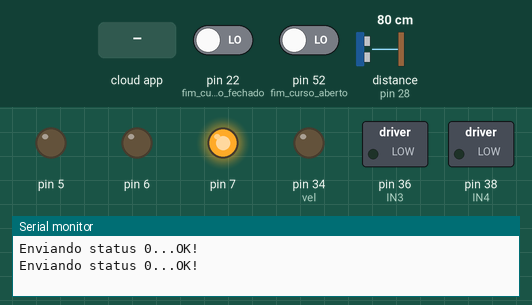
This sketch was run on a simulated Arduino Mega 2560, built with avr-gcc and run on an emulated ATmega2560. Shown: switched loads named in the sketch (green lamp = pin HIGH), output pins drawn as LEDs (lit = HIGH), the last lines printed to the serial monitor. The inputs (shaded band) are chosen by the test bench; at power-on: pin 22 (fim_curso_fechado) LOW, pin 52 (fim_curso_aberto) LOW, distance to the obstacle (sensor on pin 28) 80 cm. The echo pulse lasts 58.3 µs per cm; WiFi joins after 1.5 s; servers stay silent unless stated; no MQTT or app messages arrive unless stated.

Above: at 3.7 s.
3.8 s: the phone or cloud app sets comandos to 1
At 6.2 s:
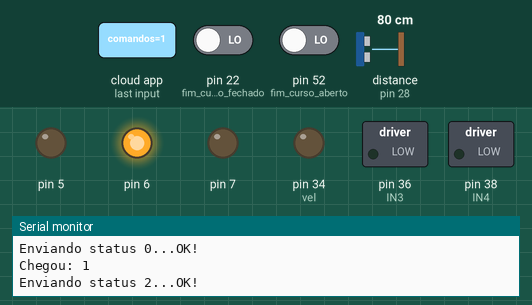
At 11.2 s:
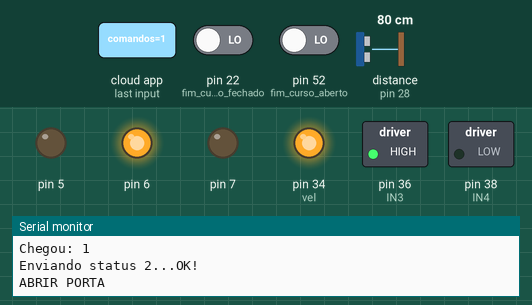
Timing chart, 0 to 26.3 s (numbered marks = the images above; inputs shaded):
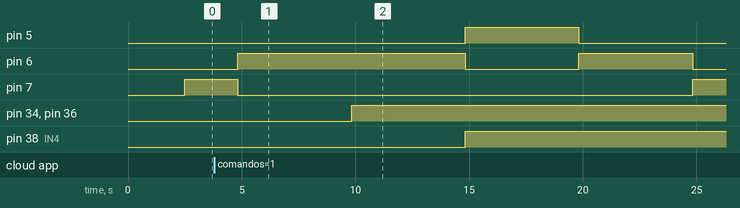

The sketch:

testandomqtt.ino
```cpp
#include <SPI.h>
#include <NewPing.h>
#include <Ethernet.h>
#include <PubSubClient.h>
#include "Adafruit_MQTT.h"
#include "Adafruit_MQTT_Client.h"

#define fim_curso_aberto 52
#define fim_curso_fechado 22
#define TRIGGER_PIN1  30
#define ECHO_PIN1     28
#define MAX_DISTANCE 200

#define AIO_SERVER      "mqtt.sj.ifsc.edu.br"
#define AIO_SERVERPORT  1883
#define AIO_USERNAME    "Alisson"
#define AIO_KEY         ""

//Definicoes pinos Arduino ligados a entrada da Ponte H (para testes o motor está em A, mesmo as variáveis estando para o motor B)
int IN3 = 36;
int IN4 = 38;
int vel = 34;


byte mac[] = {0xDE, 0xAD, 0xBE, 0xEF, 0xFE, 0xED};
EthernetClient client;
NewPing sonar1(TRIGGER_PIN1, ECHO_PIN1, MAX_DISTANCE);

const char MQTT_SERVER[] PROGMEM    = AIO_SERVER;

const char MQTT_CLIENTID[] PROGMEM  = __TIME__ AIO_USERNAME;
const char MQTT_USERNAME[] PROGMEM  = AIO_USERNAME;
const char MQTT_PASSWORD[] PROGMEM  = AIO_KEY;

Adafruit_MQTT_Client mqtt(&client, MQTT_SERVER, AIO_SERVERPORT, MQTT_CLIENTID, MQTT_USERNAME); //cria client mqtt


Adafruit_MQTT_Publish pubstatus = Adafruit_MQTT_Publish(&mqtt, "/porta/status"); //instacia do objeto para publicar em topico /porta/status

Adafruit_MQTT_Subscribe subcomandos = Adafruit_MQTT_Subscribe(&mqtt, "/porta/comandos"); //instancia do objeto para se inscrever em topico /porta/comandos


char *doorcomand[1]; //1 - abre/fecha, 2- abre (implementar), 3 - fecha (implementar)

uint32_t doorstatus = 0; //1-aberto, 0-fechado, 2-abrindo, 3-fechando;

void setup() {

Serial.begin(9600);
pinMode(IN3, OUTPUT);
pinMode(IN4, OUTPUT);
pinMode(vel, OUTPUT);
pinMode(fim_curso_aberto, INPUT);
pinMode(fim_curso_fechado, INPUT);
pinMode(5, OUTPUT);
pinMode(6, OUTPUT);
pinMode(7, OUTPUT);


Serial.println("Setup concluido");

Serial.print(F("\nInicializando o cliente...."));
Ethernet.begin(mac);
delay(1000);


mqtt.subscribe(&subcomandos); //inscreve no topico /porta/comandos

}

void loop() {

  digitalWrite(7, HIGH); //acende vermelho

  MQTT_connect(); //rotina conecta mqtt


//---- config motor (estudar) -------//
  int aberto = digitalRead(fim_curso_aberto);
  int fechado = digitalRead(fim_curso_fechado);
  float distancia = sonar1.ping_cm();

  char porta_fechada_str[10];
  char porta_aberta_str[10];

  itoa(fechado, porta_fechada_str, 10);
  itoa(aberto, porta_aberta_str, 10);
//----------------------------------------//


  publicar(doorstatus); //rotina publicar para o status atual da porta


  subscriber(); //rotina para verificar se chegou algum dado do tópico inscrito

  if ((distancia > 0 && distancia <= 30) || *doorcomand[0] == '1'){ //testa o valor da variavel doorcomand para saber o que fazer
    digitalWrite(7, LOW); //apaga led vermelho fechado
    digitalWrite(6, HIGH); // acende led amarelo abrindo
    doorstatus = 2; //abrindo
    publicar(doorstatus);
    delay(5000);
    Serial.println("ABRIR PORTA");
    digitalWrite(IN3, HIGH);
    digitalWrite(IN4, LOW);
    analogWrite(vel, 220);
    delay(5000);
    while (aberto == 1) {
      aberto = digitalRead(fim_curso_aberto);
    }
    digitalWrite(6, LOW); //apaga led amarelo
    digitalWrite(5, HIGH); //Acende led verde aberto
    Serial.println("FIM DE CURSO ABERTO");
    doorstatus = 1; //aberta
    publicar(doorstatus);
    digitalWrite(IN3, HIGH);
    digitalWrite(IN4, HIGH);


    delay(5000);

    Serial.println("FECHAR PORTA");
    doorstatus = 3; //fechando
    publicar(doorstatus);
    digitalWrite(6, HIGH); //acende led amarelo
    digitalWrite(5, LOW); //apaga led verde aberto
    delay(5000);
    digitalWrite(IN3, LOW);
    digitalWrite(IN4, HIGH);
    analogWrite(vel, 220);
    while (fechado == 1) {
      fechado = digitalRead(fim_curso_fechado);
    }
    Serial.println("FIM DE CURSO FECHADO");
    digitalWrite(6, LOW); //apaga amarelo
    digitalWrite(7, HIGH); //acende vermelho
    digitalWrite(IN3, HIGH);
    digitalWrite(IN4, HIGH);
    doorstatus = 0; //fechada
    publicar(doorstatus);
    *doorcomand[0] = '0';
    delay(5000);
  }

}
void publicar(uint32_t x) {
Serial.print(F("\nEnviando status "));
Serial.print(x);
Serial.print("...");
if (! pubstatus.publish(x++)) {
  Serial.println(F("Falhou"));
} else {
  Serial.println(F("OK!"));
}
}


void MQTT_connect() {
int8_t ret;

if (mqtt.connected()) {
  return;
}

Serial.print("Conectando ao MQTT... ");

while ((ret = mqtt.connect()) != 0) {
     Serial.println(mqtt.connectErrorString(ret));
     Serial.println("Tentando reconexão em 3 segundos...");
     mqtt.disconnect();
     delay(3000);  // wait 5 seconds
}
Serial.println("MQTT Connected!");
}

void subscriber() {
Adafruit_MQTT_Subscribe *subscription;
while ((subscription = mqtt.readSubscription(1000))) {
  if (subscription == &subcomandos ) {
    Serial.print(F("Chegou: "));
    doorcomand[0] = (char *)subcomandos.lastread; //valor que chega vai para variavel doorcomand
    Serial.println((char *)subcomandos.lastread); //exibe na tela comando;
  }
  }
  }
```

Measured:
- after the input at 3.8 s, pin 5: LOW → HIGH after 11.0 s, → LOW 5.0 s later; pin 6: LOW → HIGH after 1.0 s, → LOW 10.0 s later, → HIGH 5.0 s later, → LOW 5.0 s later; pin 7: HIGH → LOW after 1.0 s, → HIGH 20.0 s later; pin 34 (vel), pin 36 (IN3): LOW → HIGH after 6.0 s; pin 38 (IN4): LOW → HIGH after 11.0 s
